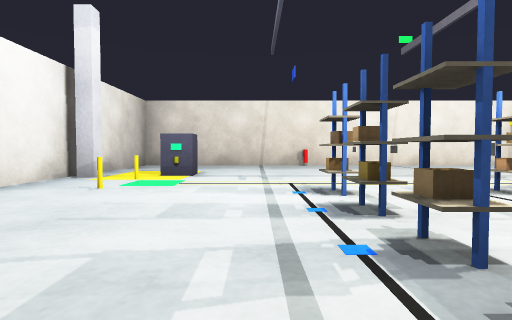
View 1 (above)

19 first-person views from a walk through a robot-simulator world made for Gazebo. The camera is 0.5 m above the floor, tilts 2° down and sees 80° across. The floor is counted in squares, 1 m on a side. Each view is taken from the middle of a square. On the plan, view 1 faces up. The plan holds only what a view shows up to about 9 squares ahead; the rest is blank.

View 2
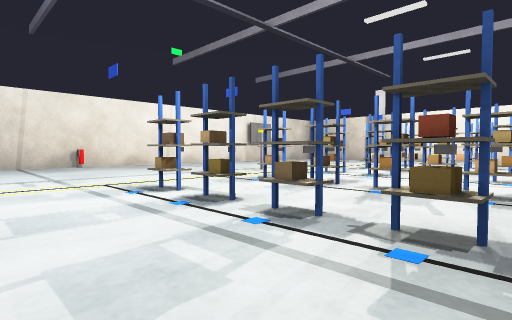

View 3
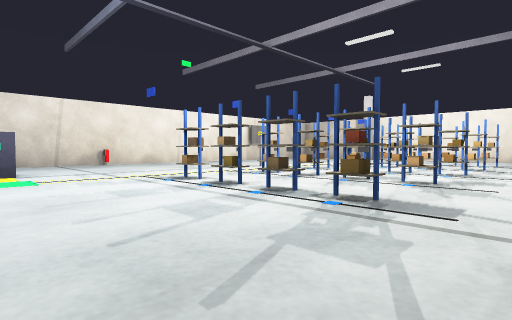

View 4
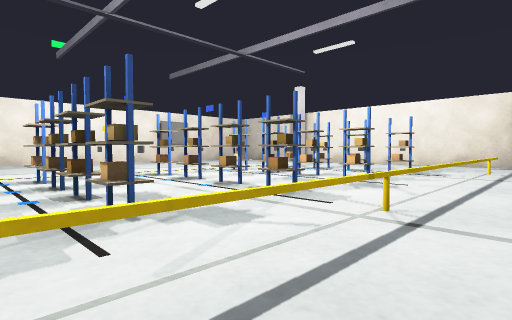

View 5
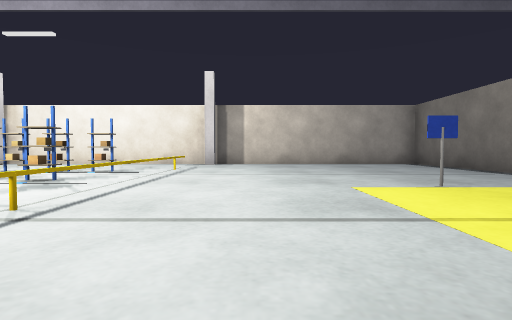

View 6
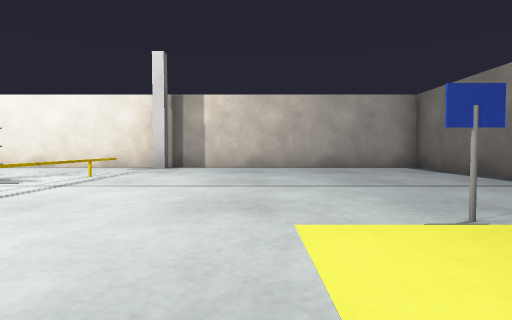

View 7
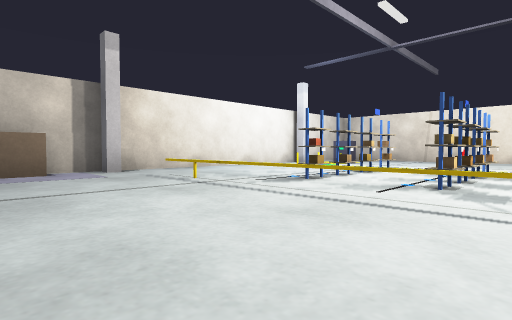

View 8
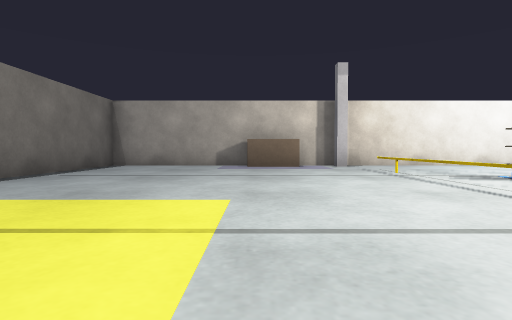

View 9
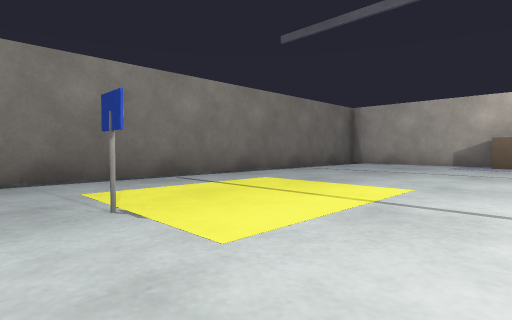

View 10
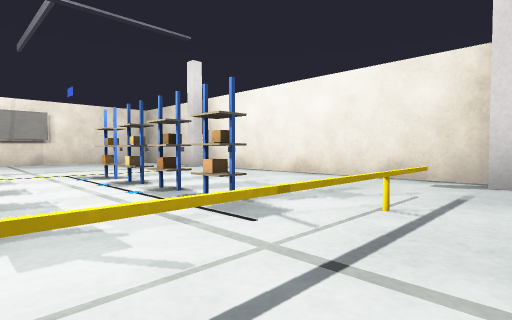

View 11
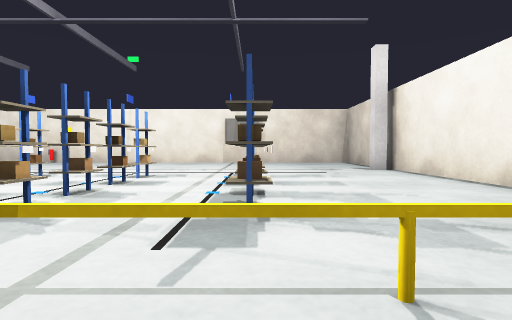

View 12
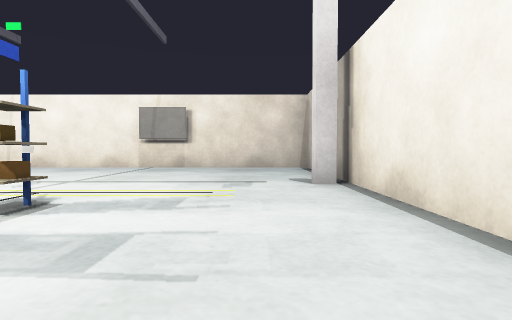

View 13
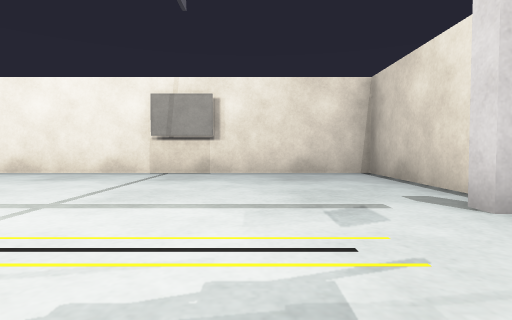

View 14
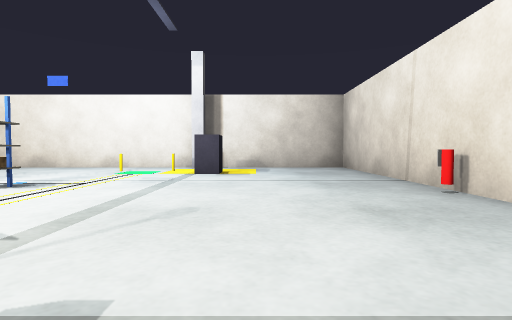

View 15
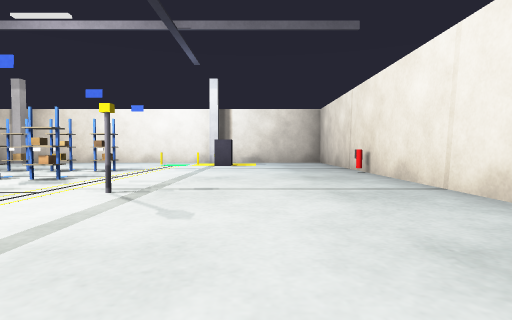

View 16
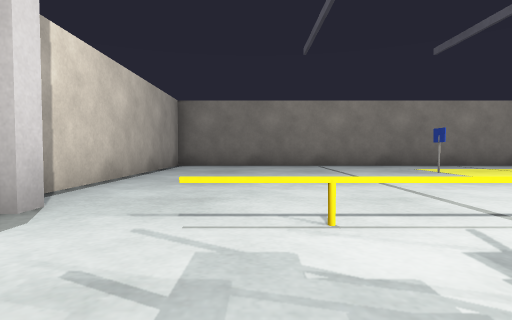

View 17
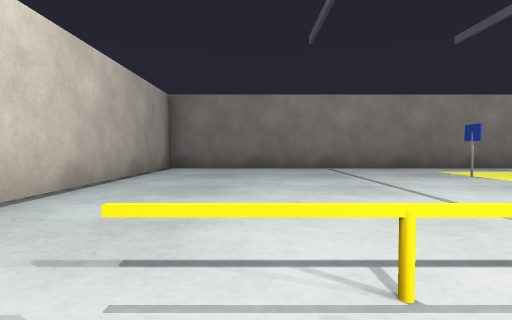

View 18
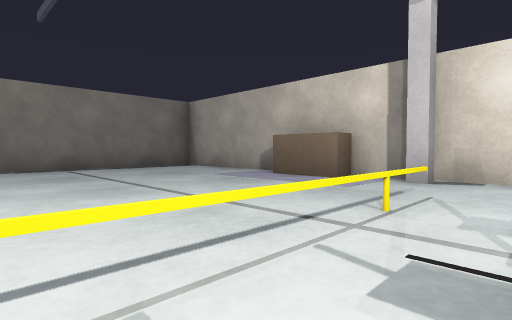

View 19
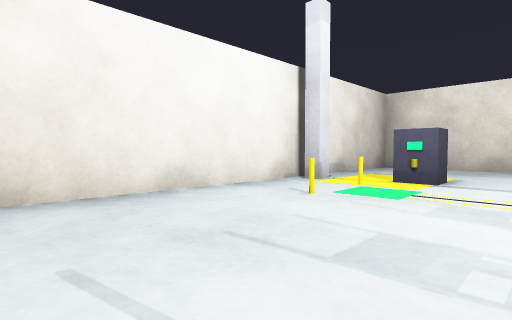

### Floor plan
Ten units are one square. View 1 is at (0, 0); x grows to the right and y downward. Boxes are objects, and circles mark ways between rooms. Rooms are numbered by the first view taken in them; rooms with no view inside come last. Other rooms are left out.
<svg viewBox="-40 -100 170 189">
<path fill="none" stroke="#000" d="M91 -92 79 -92M124 5 124 -94 -34 -94 -34 5M82 10 105 10M-15 10 20 10M-31 84 124 84 124 5M-34 5 -34 74M105 10 -15 10"/>
<rect x="-35" y="-65" width="10" height="10" fill="#bbb"><title>grey post</title></rect>
<rect x="-25" y="-45" width="10" height="10" fill="#bbb"><title>yellow pole</title></rect>
<rect x="-25" y="-55" width="10" height="10" fill="#bbb"><title>other object</title></rect>
<rect x="-25" y="-65" width="20" height="10" fill="#bbb"><title>other object</title></rect>
<rect x="5" y="-15" width="10" height="10" fill="#bbb"><title>rack</title></rect>
<rect x="5" y="-25" width="10" height="10" fill="#bbb"><title>rack</title></rect>
<rect x="5" y="-35" width="10" height="10" fill="#bbb"><title>rack</title></rect>
<rect x="5" y="-45" width="10" height="10" fill="#bbb"><title>sign</title></rect>
<rect x="5" y="-95" width="10" height="10" fill="#bbb"><title>other object</title></rect>
<rect x="25" y="-15" width="10" height="10" fill="#bbb"><title>rack</title></rect>
<rect x="25" y="-25" width="10" height="10" fill="#bbb"><title>rack</title></rect>
<rect x="25" y="-35" width="10" height="10" fill="#bbb"><title>rack</title></rect>
<rect x="25" y="-45" width="10" height="10" fill="#bbb"><title>sign</title></rect>
<rect x="45" y="-15" width="10" height="10" fill="#bbb"><title>rack</title></rect>
<rect x="45" y="-25" width="10" height="10" fill="#bbb"><title>rack</title></rect>
<rect x="45" y="-35" width="10" height="10" fill="#bbb"><title>rack</title></rect>
<rect x="45" y="-45" width="10" height="10" fill="#bbb"><title>sign</title></rect>
<rect x="45" y="-55" width="10" height="10" fill="#bbb"><title>pillar</title></rect>
<rect x="65" y="-15" width="10" height="10" fill="#bbb"><title>rack</title></rect>
<rect x="65" y="-25" width="10" height="10" fill="#bbb"><title>rack</title></rect>
<rect x="65" y="-35" width="10" height="10" fill="#bbb"><title>rack</title></rect>
<rect x="65" y="-45" width="10" height="10" fill="#bbb"><title>other object</title></rect>
<rect x="85" y="-15" width="10" height="10" fill="#bbb"><title>rack</title></rect>
<rect x="85" y="-25" width="10" height="10" fill="#bbb"><title>rack</title></rect>
<rect x="85" y="-35" width="10" height="10" fill="#bbb"><title>rack</title></rect>
<rect x="85" y="-45" width="10" height="10" fill="#bbb"><title>sign</title></rect>
<rect x="115" y="-65" width="10" height="10" fill="#bbb"><title>grey post</title></rect>
<rect x="-35" y="25" width="10" height="20" fill="#bbb"><title>bench</title></rect>
<rect x="-35" y="5" width="10" height="10" fill="#bbb"><title>grey post</title></rect>
<rect x="55" y="45" width="10" height="10" fill="#bbb"><title>sign</title></rect>
<rect x="115" y="5" width="10" height="10" fill="#bbb"><title>grey post</title></rect>
<circle cx="-25" cy="10" r="3" fill="#2a7"/>
<circle cx="115" cy="10" r="3" fill="#2a7"/>
<text x="40" y="-40">1</text>
<text x="40" y="50">2</text>
</svg>
Room 1 opens to room 2.

Where each view was taken, in squares from view 1:
view 1: 0 up, 0 right, facing up
view 2: 0 up, 1 left, facing up-right
view 3: 1 down, 2 left, facing up-right
view 4: 2 down, 2 right, facing up-right
view 5: 3 down, 2 right, facing right
view 6: 4 down, 4 right, facing right
view 7: 4 down, 4 right, facing up-left
view 8: 4 down, 6 right, facing left
view 9: 3 down, 7 right, facing down-left
view 10: 2 down, 7 right, facing up-right
view 11: 2 down, 9 right, facing up
view 12: 1 up, 11 right, facing up
view 13: 3 up, 10 right, facing up
view 14: 7 up, 5 right, facing left
view 15: 7 up, 8 right, facing left
view 16: 1 up, 10 right, facing down
view 17: 0 up, 10 right, facing down
view 18: 0 up, 2 right, facing down-left
view 19: 1 up, 0 right, facing up-left
